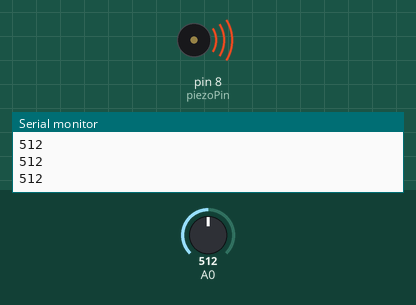
This sketch was run on a simulated Arduino Uno, built with avr-gcc and run on an emulated ATmega328P. On the bench: buzzer (waves = sounding), the last lines printed to the serial monitor. The inputs (shaded band) are chosen by the test bench; at power-on: A0 = 512.

Above: at 1.2 s.
1.3 s: A0 set to 491
At 1.7 s:
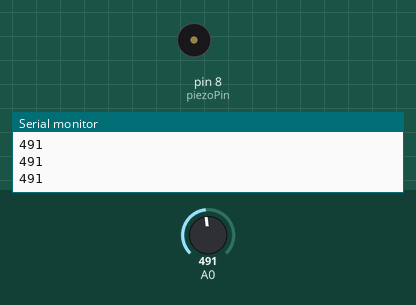
2.8 s: A0 set to 511
At 4.0 s:
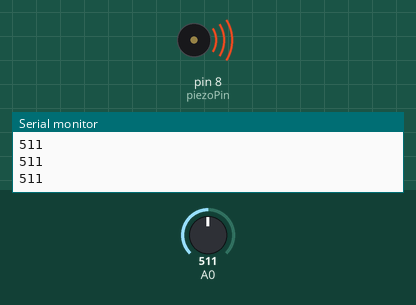
4.3 s: A0 set to 495
At 5.3 s:
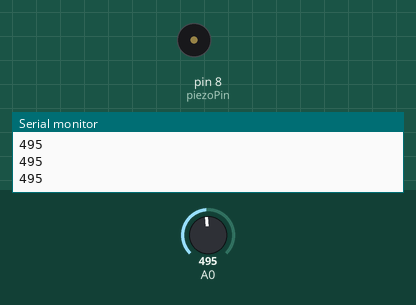
Timing chart, 0 to 7.3 s (numbered marks = the images above; inputs shaded):
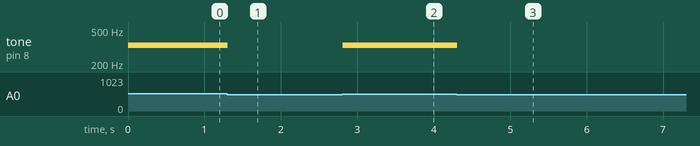

The sketch:

Project07.ino
```cpp
// Store the frequencies of middle C, D, E, and F notes.
//int notes[] = {262,294,330,349};
const int C = 262;
const int D = 294;
const int E = 330;
const int F = 349;

// Define the piezo pin.
const int piezoPin = 8;


//Start the serial monitor.
void setup() {
  Serial.begin(9600);
}

void loop() {

  // Read the input on pin A0, and write it to the Serial Monitor.
  int keyVal = analogRead(A0);
  Serial.println(keyVal);

  // Play the note corresponding to the measured value.
  if (keyVal == 1023) {
    tone(piezoPin, C);
  } else if (keyVal >= 990 && keyVal <= 1010) {
    tone(piezoPin, D);
  } else if (keyVal >= 505 && keyVal <= 515) {
    tone(piezoPin, E);
  } else if (keyVal >= 230 && keyVal <= 240) {
    tone(piezoPin, F);
  } else {
    noTone(piezoPin);
  }

}
```

Measured:
- the behaviour switches between 505 and 504 on A0 (found by bisection; images 0 and 1)
- after the input at 1.3 s, tone on pin 8 (piezoPin): 330 Hz → silent at once
- after the input at 2.8 s, tone on pin 8 (piezoPin): silent → 330 Hz at once
- after the input at 4.3 s, tone on pin 8 (piezoPin): 330 Hz → silent at once
